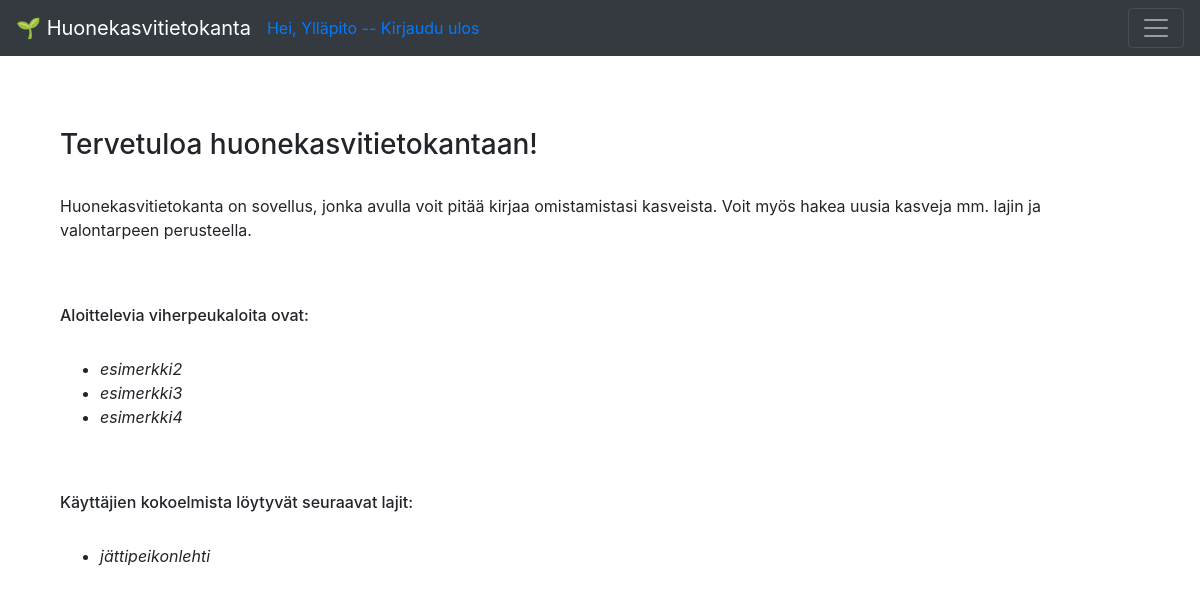
Page / (signed in) on the earlier database version.
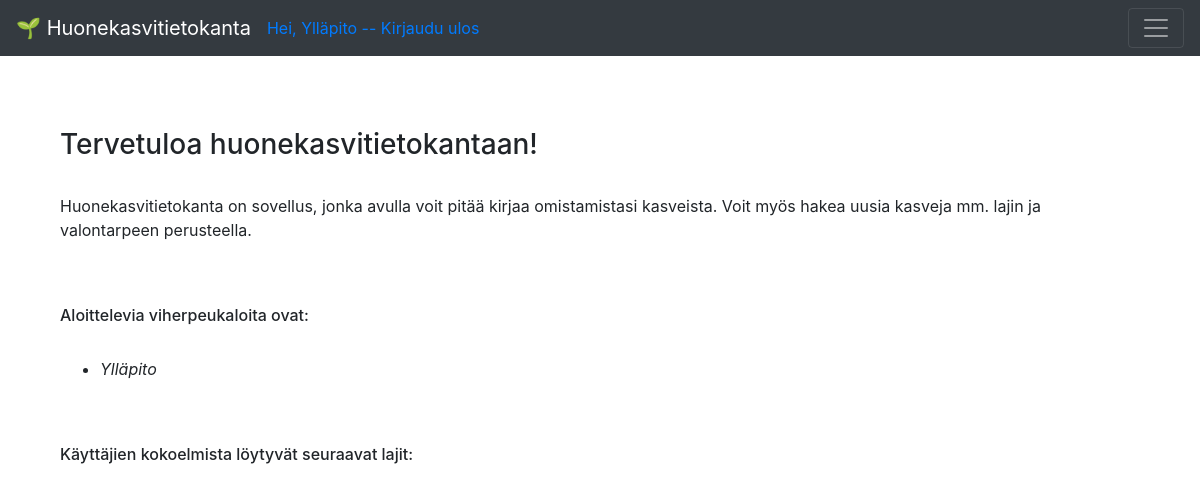
Same page on the later database version.
### application/auth/models.py (models this page shows, shortened)
class User(Base):
    __tablename__ = "account"
    date_created = db.Column(db.DateTime, default=db.func.current_timestamp())
    username = db.Column(db.String(144), nullable=False, unique=True)
    password = db.Column(db.String(144), nullable=False)
    plants = db.relationship("Plant", backref='account', lazy=True)
    @staticmethod
    def find_new_users():
        stmt = text("SELECT Account.id, Account.name FROM Account"
                    " LEFT JOIN Plant ON Plant.account_id = Account.id"
                    " GROUP BY Account.id"
                    " HAVING COUNT(Plant.id) = 0")
        res = db.engine.execute(stmt)
        response = []
        for row in res:
            response.append({"id":row[0], "name":row[1]})
        return response

### application/species/models.py (models this page shows, shortened)
class Species(Base):
    __tablename__ = "species"
    genus = db.Column(db.String(144), nullable=False)
    epithet = db.Column(db.String(144), nullable=False)
    water = db.Column(db.String(144), nullable=False)
    light = db.Column(db.String(144), nullable=False)
    plants = db.relationship('Plant', backref='plant_species', lazy=True)
    @staticmethod
    def find_current_species():
        stmt = text("SELECT Species.id, Species.name  FROM Species"
                    " INNER JOIN Plant ON Plant.species_id = Species.id"
                    " GROUP BY Species.id;")
        res = db.engine.execute(stmt)
        response = []
        for row in res:
            response.append({"id": row[0], "name": row[1]})
        return response

### application/views.py (the view)
@app.route('/')
def index():
    return render_template("index.html", current_species=Species.find_current_species(), new_users=User.find_new_users())

### application/__init__.py (called while the page is built)
@login_manager.user_loader
def load_user(user_id):
    return User.query.get(user_id)

### application/templates/index.html
{% extends "layout.html" %}
{% block body %}
<div class="container">
  <h3>Tervetuloa huonekasvitietokantaan!</h3>
  <br>
  <p>Huonekasvitietokanta on sovellus, jonka avulla voit pitää kirjaa omistamistasi kasveista.
    Voit myös hakea uusia kasveja mm. lajin ja valontarpeen perusteella.</p>
  <br><br>
  <h6>Aloittelevia viherpeukaloita ovat:</h6>
  <br>
  <ul>
    {% for user in new_users %}
    <li>
      <i> {{user.name}} </i>
    </li>
    {% endfor %}
  </ul>
  {% if current_species is defined %}
  <br><br>
  <h6>Käyttäjien kokoelmista löytyvät seuraavat lajit:</h6>
  <br>
  <ul>
    {% for species in current_species %}
    <li>
      <i> {{species.name}} </i>
    </li>
    {% endfor %}
  </ul>
  {% endif %}
</div>
{% endblock %}

### application/templates/layout.html (shortened to what this page needs)
<!DOCTYPE html>
<html>
  <head>
    <link rel="stylesheet"
          href= "https://stackpath.bootstrapcdn.com/bootstrap/4.3.1/css/bootstrap.min.css">
  </head>
  <body>
<nav class="navbar navbar-dark bg-dark">
    <a class="navbar-brand" href="/">&#127793; Huonekasvitietokanta</a>
    {% if current_user.is_authenticated %}
        <a href="{{ url_for('auth_logout') }}">Hei, {{ current_user.name }} -- Kirjaudu ulos</a>
        {% else %}
        </li><a class= "nav-link" href="{{ url_for('auth_login') }}">Kirjaudu sisään</a>
        <a class="nav-link" href="{{ url_for('auth_new') }}">Luo tunnus</a>
        {% endif %}
    <button class="navbar-toggler ml-auto"
                type="button"
                data-toggle="collapse"
                data-target="#navbarSupportedContent1">
            <span class="navbar-toggler-icon my-toggler">
          </span>
        </button>
  </nav>
<main role="main" class="container">
    <br>
    <br>
    <br>
    {% block body %}{% endblock %}
  </body>
</html>

Differences in the rows shown:
removed User: name "esimerkki2"
removed User: name "esimerkki3"
removed User: name "esimerkki4"
no longer on this page (row unchanged): Species: name "jättipeikonlehti"
now on one of the page's lists (row edited): User: name "Ylläpito"
